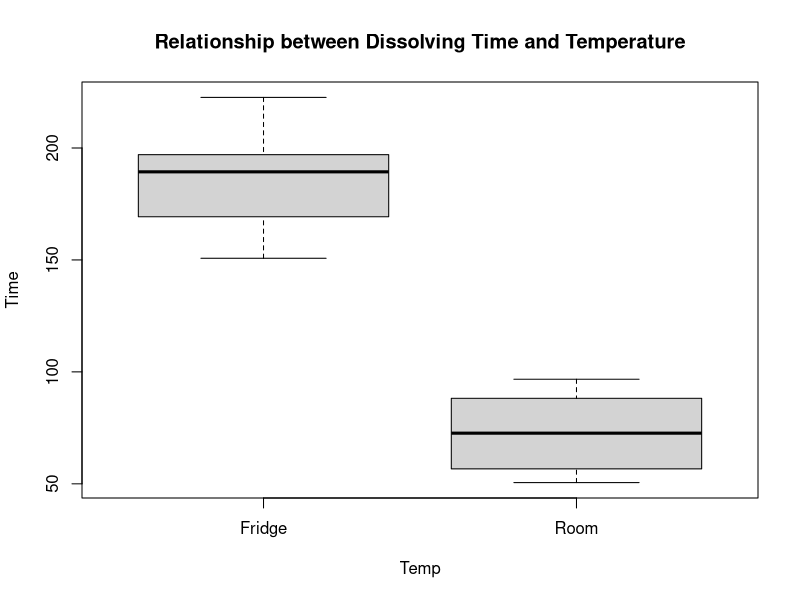
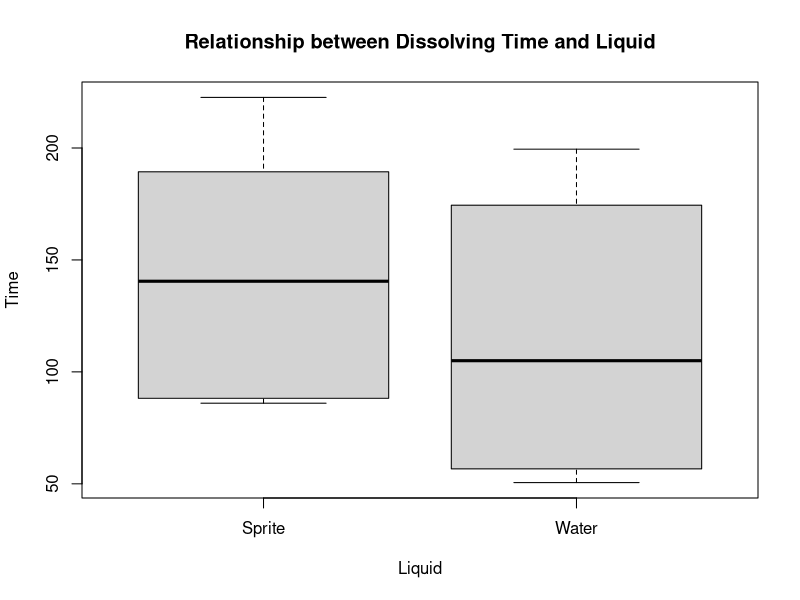
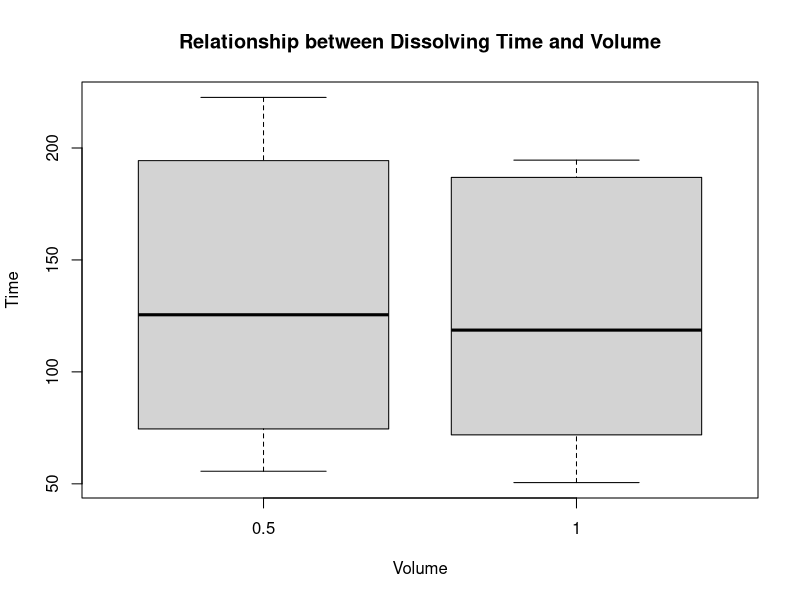
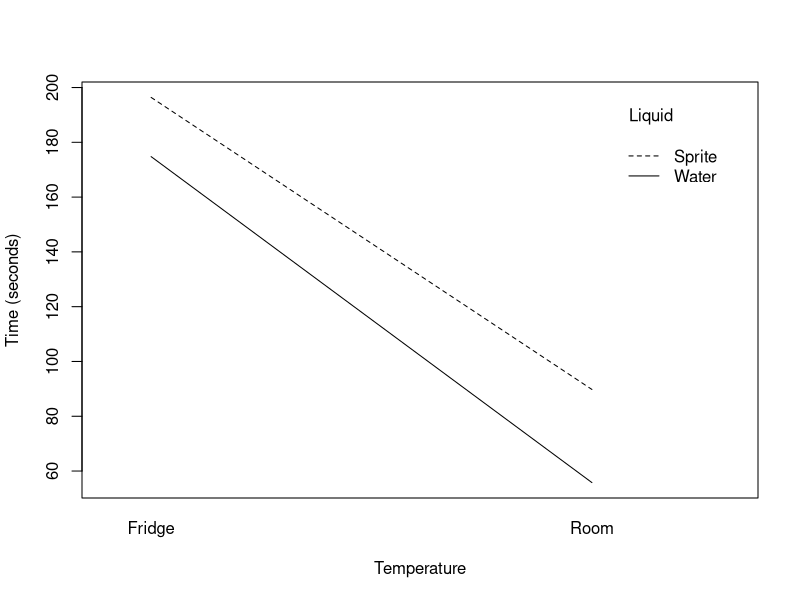
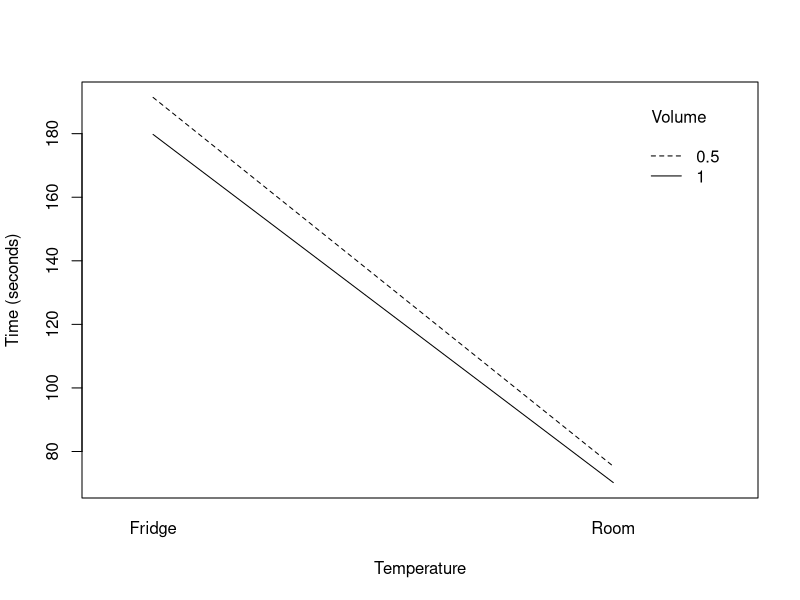
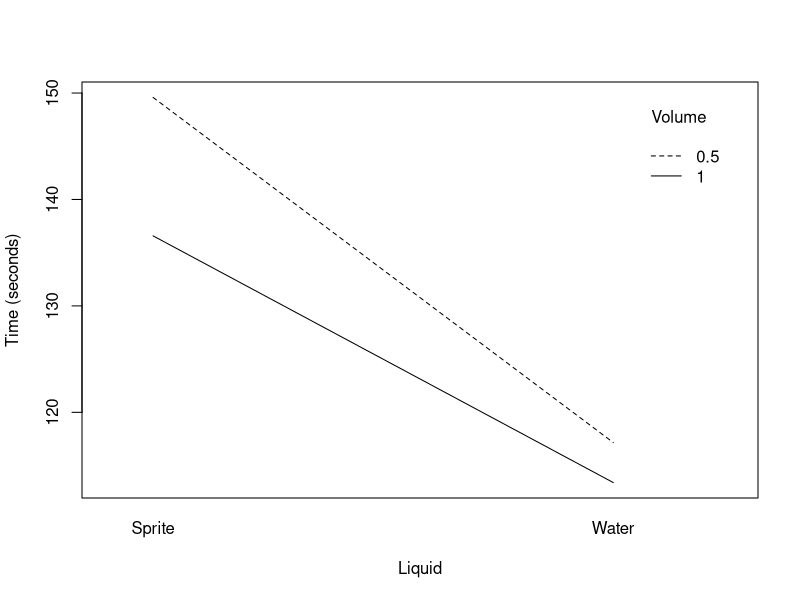

Recreate these plots in R, in order.
## ---- chunk 1
library(readxl)
as <- read_excel("Data/AlkaSeltzer_Results.xlsx")
## ---- chunk 2
boxplot(Time~Temp, data=as, main="Relationship between Dissolving Time and Temperature")
boxplot(Time~Liquid, data=as, main="Relationship between Dissolving Time and Liquid")
boxplot(Time~Volume, data=as, main="Relationship between Dissolving Time and Volume")
## ---- chunk 3
interaction.plot(x.factor = as$Temp,
                 trace.factor = as$Liquid,
                 response = as$Time,
                 ylab = "Time (seconds)",
                 xlab = "Temperature",
                 trace.label="Liquid")

interaction.plot(x.factor = as$Temp,
                 trace.factor = as$Volume,
                 response = as$Time,
                 ylab = "Time (seconds)",
                 xlab = "Temperature",
                 trace.label="Volume")

interaction.plot(x.factor = as$Liquid,
                 trace.factor = as$Volume,
                 response = as$Time,
                 ylab = "Time (seconds)",
                 xlab = "Liquid",
                 trace.label="Volume")
